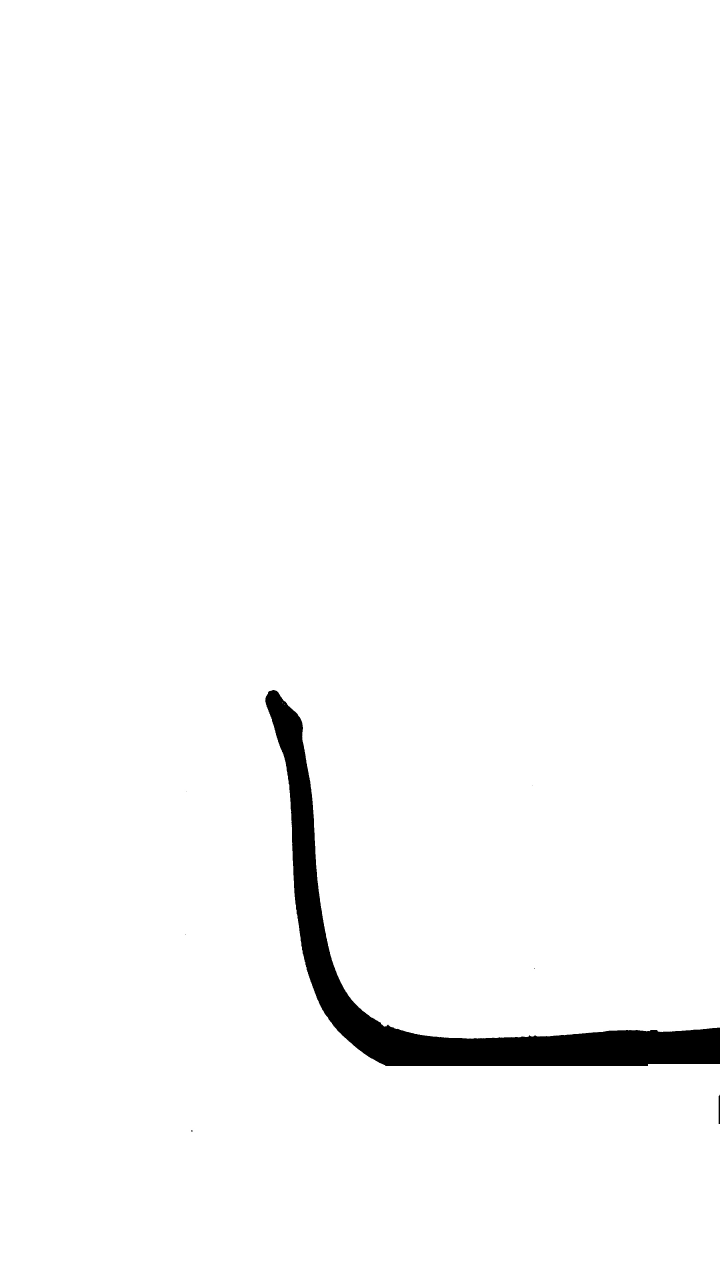
#> input picture image_processing/snake_filtered/im05.jpg, 2160 x 3840 px (shown at 1/3 size)
$ jupyter execute extraction-Copy1.ipynb
#> lines starting #> are read from the running program, lines starting #| are printed output that depends on the picture; after the words box and inside, x2 and y2 are one past the last pixel; in counts of white or black regions, pixels touching at a corner belong together
[cell 1]
import matplotlib.pyplot as plt
import numpy as np
from scipy.interpolate import interp1d
import skimage
from skimage.morphology import skeletonize
from skimage.util import invert

### First step is to load in the image and plot it.

The purpose of this step is to see where I should crop the image so that we just have an image from the head to the point of departure of the snake. This cropping step is not easily automatable right now and I am using this as a stop gap measure until I find a better method.

[cell 2]
img_path = "snake_filtered/im05.jpg"  # specify the image we want to use.
save_path = "extracted_data/im05"  # place to save the extracted data.


def plot_img(img: np.ndarray, size: int = 6) -> None:
    """
    Plot an image.

    Parameters
    ----------
    img : np.ndarray
        Image array.
    figsize : int
        Size of figure. Default 8x8.

    Returns
    -------
    """
    plt.figure(figsize=(size, size))
    skimage.io.imshow(img, cmap="gray")
    plt.show()


def load_and_plot(img_path: str) -> np.ndarray:
    """
    Load the image and plot it. I'm plotting the inverse so that the snake has
    high pixel values and the background has low pixel values.

    Parameters
    ----------
    img_path : str
        Path to image.

    Returns
    -------
    img : np.ndarray
        Inverted image array.
    """
#> called with img_path = 'snake_filtered/im05.jpg'
    img = skimage.io.imread(img_path)
#> img is the input picture: shape (3840, 2160); min 0, max 255, mean 249.3
    img = invert(img)
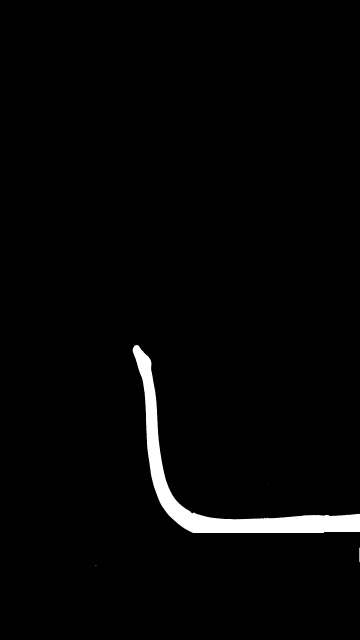
#> img: shape (3840, 2160) (shown at 1/6 size); min 0, max 255, mean 5.7
    img = make_truly_bw(img)
    plot_img(img)
    return img


def make_truly_bw(img):
    """
    Force all pixels to be black or white.

    Parameters
    ----------
    img : np.ndarray
        Grayscale image array.

    Returns
    -------
    img : np.ndarray
        Image containing only black and white pixel values.
    """
    img = 255 * (img > 100)
    return img

[cell 3]
img = load_and_plot(img_path)

### The next step is to crop the image so that the picture only includes the snake from the head to the point of departure

The reason for this is that we are modeling the snake from the tip to the point it leaves the ground and the extra information is superfluous.

[cell 4]
def crop(
    img: np.ndarray, left: int, right: int, top: int, bottom: int = 3300, size: int = 8
) -> np.ndarray:
    """
    Crop the image so only to tip to the point of departure are visible.

    Crop the image horizontally and vertically. Plot the result next to the
    original. The intention is that this function provides some interactivty
    in the cropping process.

    Parameters
    ----------
    img : np.ndarray
        Image array.
    left : int
        Drop all pixels before this on the left of the image.
    right : int
        Drop all pixels after this on the right of the image.
    top : int
        Drop all pixels above this at the top of the image.
    bottom : int
        Drop all pixels below this at the bottom of the image. Default=3300.
        I can provide a default here because we know where the bottom of the
        post is.
    size : int
        Size of plot.

    Returns
    -------
    img : np.ndarray
        Cropped image.
    """
#> called with left = 225, right = 1150, top = 2100, bottom = 3300, size = 8
    cropped = img[top:bottom, left:right]
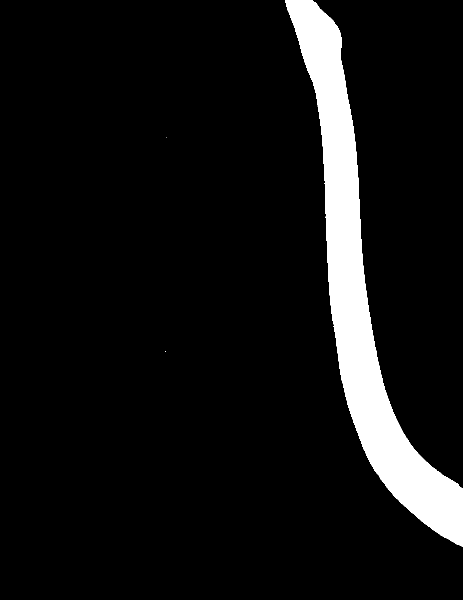
#> cropped: shape (1200, 925) int64 (shown at 1/2 size); 7.8% white; 3 white regions (2 under 20 px), largest, box (x1, y1, x2, y2) and area: (571, 0, 925, 1093) 86259
    # plot_img(cropped)
    fig, ax = plt.subplots(1, 2, figsize=(size, size))

    ax[0].imshow(img, cmap=plt.cm.gray)
    ax[1].imshow(cropped, cmap=plt.cm.gray)
    plt.show()
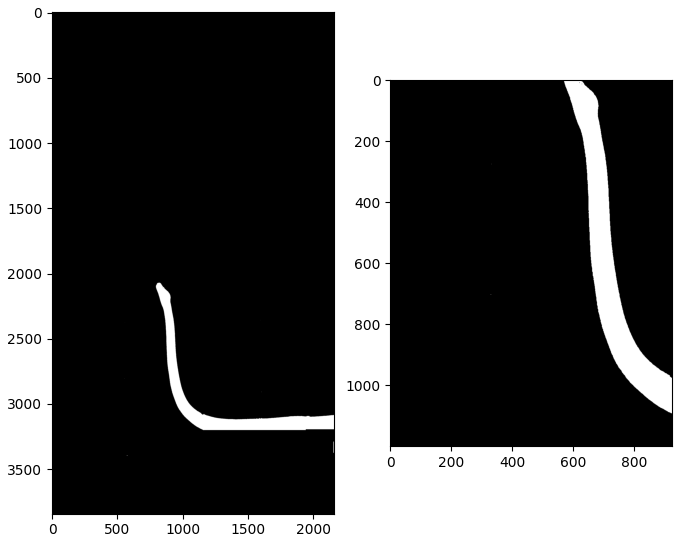
#> figure drawn by matplotlib, 2 panels
    return cropped

# We need to crop the image by hand

[cell 5]
crop_points = np.array([225, 1150, 2100])  # left, right, top
cropped = crop(img, left=crop_points[0], right=crop_points[1], top=crop_points[2])

### Now that we have the cropped image we need to do the extraction of the shape.

For now I will extract the front of the snake but I will also look into extracting the back and the center line. In reality I think the center line is most appropriate so I will work towards that.

[cell 6]
# [15 lines left out: function extract_skeleton, not called in this run]


def extract_front(cropped: np.ndarray) -> np.ndarray:
    """
    Extract the front of the snake from the image and return the pixel values
    describing the extracted shape.

    Parameters
    ----------
    cropped : np.ndarray
        A cropped image of the snake.

    Returns
    -------
    front : np.ndarray
        A 2D array holding the x,y pixel values of the front of the snake.
    """
    rows = []
    columns = []
    for i in range(cropped.shape[0]):
        if np.any(cropped[i]):
            row_idx = i
            rows.append(row_idx)
            column_idx = np.where(cropped[i])[0][0]
            columns.append(column_idx)
#> this loop made 1200 passes
#> column_idx on passes 1 to 8: 571, 571, 571, 571, 571, 571, 572, 572
#> after the loop, columns = 1093 values, max 923 at index 1092, min 330 at index 703, mean 677.8; rows = 1093 values from 0 to 1092
    rows = np.array(rows)
    columns = np.array(columns)
    front = np.array(list(zip(columns, rows)))
#> front = 1093 pairs, first value 330 to 923, second value 0 to 1092
    return front


def extract_back(cropped: np.ndarray) -> np.ndarray:
    """
    Exctract a line describing the back of the snake.

    Extract the back of the snake from the image and return the pixel values
    describing the extracted shape.

    Parameters
    ----------
    cropped : np.ndarray
        A cropped image of the snake.

    Returns
    -------
    back : np.ndarray
        A 2D array holding the x, y pixel values of the back of the snake.
    """
    rows = []
    columns = []
    for i in range(cropped.shape[1]):
        if np.any(cropped[:, i]):
            col_idx = i
            columns.append(col_idx)
            row_idx = np.where(cropped[:, i])[0][0]
            rows.append(row_idx)
    rows = np.array(rows)
    columns = np.array(columns)
    back = np.array(list(zip(columns, rows)))
    return back


def plot_outline(cropped: np.ndarray, outline: np.ndarray, size: int = 6) -> None:
    """
    Plot an outline of the shape of the snake.

    Parameters
    ----------
    cropped : np.ndarray
        Cropped image of the snake.
    outline : np.ndarray
        A 2D array giving pixel values for an outline.

    Returns
    -------
    """
    plt.figure(figsize=(size, size))
    plt.imshow(cropped, cmap="gray")
    plt.scatter(outline[:, 0], outline[:, 1], s=2, color="red")
    plt.show()

[cell 7]
front = extract_front(cropped)
back = extract_back(cropped)
#> the loop in extract_back, `for i in range(cropped.shape[1]):` made 925 passes
#> row_idx on passes 331, 332, 334, 572, 573, 574, 575, 576: 703, 703, 275, 0, 0, 0, 0, 0
#> after the loop in extract_back, `for i in range(cropped.shape[1]):`: columns = 357 values from 330 to 924; rows = 357 values, max 977 at index 356, min 0 at index 3, mean 517.9
#> in extract_back, `back = np.array(list(zip(columns, rows)))`: back = 357 pairs, first value 330 to 924, second value 0 to 977

### Sometimes we may have some erroneous points in the outline from imperfect image editing. Below we have some code to remove those points

For example the outline might have a random dot off the snake like in the image below

<p align="center">

<p/>

It's obvious what point we want to remove from the outline. That red dot floating somewhere around (250, 300). Below is some code to remove the dot. I will make it a function once I have some more practice

[cell 8]
plot_outline(cropped, back)
#> in plot_outline, `plt.show()`:
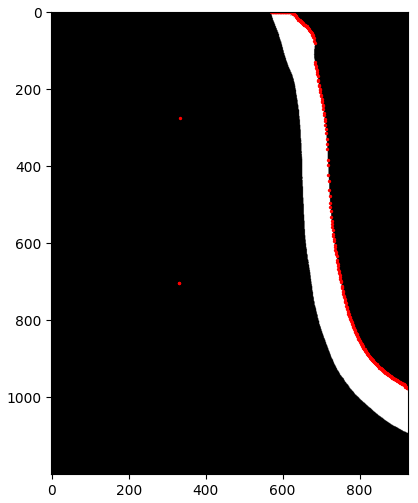
#> figure drawn by matplotlib, 1 panel

[cell 9]
# first get the rows and columns
# row = front[:, 1]
# col = front[:, 0]

row = back[:, 1]
#> row has the same summary as rows in extract_back
col = back[:, 0]
#> col = 357 values from 330 to 924

# We must remove outliers by hand for now as well

[cell 10]
# now select the rows i.e. where the outlides are. Note this code extracts the
# rows in the arrays where the outliers might be. From the overlap of the two
# arrays we can find the outliers.
rows_of_interest = np.argwhere((row > 50) & (row < 1900))
#> rows_of_interest = 255 values from 0 to 356
cols_of_interest = np.argwhere((col > 200) & (col < 400))
#> cols_of_interest = [0, 1, 2]

[cell 11]
def arr_to_set(arr):
    """Convert an array to a set."""
    arr = arr.ravel()
    set_ = set(arr)
    return set_


# convert the arrays to sets
rows_of_interest = arr_to_set(rows_of_interest)
#> in arr_to_set, `arr = arr.ravel()`: arr = 255 values from 0 to 356
#> in arr_to_set, `set_ = set(arr)`: set_ = 255 items
#> rows_of_interest = 255 items
cols_of_interest = arr_to_set(cols_of_interest)
#> cols_of_interest = 3 items

# look at the interesection of the sets. This tells me what row the outlier is
# in.
rows_to_delete = list(rows_of_interest.intersection(cols_of_interest))
#> rows_to_delete = [0, 1, 2]

[cell 12]
# now delete the row of the image array where the outlier is
# front = np.delete(front, rows_to_delete, axis=0)
back = np.delete(back, rows_to_delete, axis=0)
#> back = 354 pairs, first value 571 to 924, second value 0 to 977

[cell 13]
plot_outline(cropped, back)

Now it's much better.

### Now that we have extracted an outline from the image we need to interpolate the outline so we can do curvature analysis.

In order to fit a spline we need to create a parameter to fit on. We will use the distance as our parameter.

[cell 14]
def get_distance_parameter(outline, px_per_cm=36.4):
    """
    Use the outline to construct a distance parameter.

    Parameters
    ----------
    outline : np.ndarray
        Outline shape (front, back, or center) of the snake.
    px_per_cm : float
        Magic number which set the distance scale (in cm) in the image. This
        number comes from knowing a physical distance in the image and seeing
        how many pixels that distance takes up.

    Returns
    ------
    distance : np.ndarray
        This array contains the distance between the outline points (in cm).
    """
    distance = np.cumsum(np.sqrt(np.sum(np.diff(outline, axis=0) ** 2, axis=1)))
    distance = np.insert(distance, 0, 0)
    distance = distance / px_per_cm
    return distance


def get_interp_points(distance, num_points: int = 15):
    """Get the points I will do the interpolation on."""
    interp_points = np.linspace(distance.min(), distance.max(), num_points)
    return interp_points


def get_interpolation(distance: np.ndarray, outline: np.ndarray, num_points: int = 15):
    """
    Get the interpolation of the line.
    """
    interpolator = interp1d(distance, outline, kind="slinear", axis=0)
    interp_points = get_interp_points(distance, num_points)
    interpolated_line = interpolator(interp_points)
    return interpolated_line, interpolator


def plot_interpolated_line(
    cropped: np.ndarray,
    outline: np.ndarray,
    interpolated_line: np.ndarray,
    size: int = 8,
):
    """
    Plot the interpolation line over top of the snake image.

    Paramters
    ---------
    cropped : np.ndarray
        Cropped image of the snake.
    outline : np.ndarray
        A 2D array with the outline (front, back, or center) outline of the
        snake. The columns correspond to x and y pixel values.
    interpolated_line : np.ndarray
        A 2D array with the interpolation x and y pixel values for the outline.

    Returns
    -------
    """
    plt.figure(figsize=(size, size))
    plt.imshow(cropped, cmap="gray")
    plt.scatter(outline[:, 0], outline[:, 1], s=5, color="red")
    plt.plot(interpolated_line[:, 0], interpolated_line[:, 1], linewidth=5)
    plt.title("Overlay of interpolated line")
    plt.show()

[cell 15]
# distance = get_distance_parameter(outline=front)
distance = get_distance_parameter(outline=back)
#> in get_distance_parameter, `distance = np.cumsum(np.sqrt(np.sum(np.diff(outline, axis=0) ** 2, axi..`: distance = 353 values from 1 to 1132.5
#> in get_distance_parameter, `distance = np.insert(distance, 0, 0)`: distance = 354 values from 0 to 1132.5
#> in get_distance_parameter, `distance = distance / px_per_cm`: distance = 354 values from 0 to 31.11
#> distance = 354 values from 0 to 31.11
interpolated_line, interpolator = get_interpolation(distance, back)
#> in get_interpolation, `interp_points = get_interp_points(distance, num_points)`: interp_points = [0, 2.22, 4.44, 6.67, 8.89, 11.11, 13.33, 15.56, 17.78, 20, 22.22, 24.45, 26.67, 28.89, 31.11]
#> in get_interpolation, `interpolated_line = interpolator(interp_points)`: interpolated_line = 15 rows, first 8: [571, 0], [641.1, 19], [683, 82.59], [690.3, 162.8], [704.6, 242.4], [713.5, 322.7], [718.2, 403.4], [722.3, 484.2]

[cell 16]
plot_interpolated_line(cropped, back, interpolated_line)
#> in plot_interpolated_line, `plt.show()`:
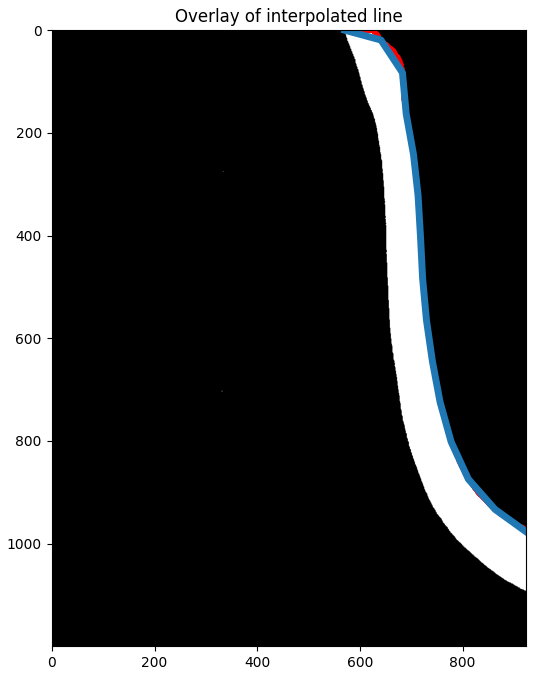
#> figure drawn by matplotlib, 1 panel
#> (the rest of the program and of its run is left out)
